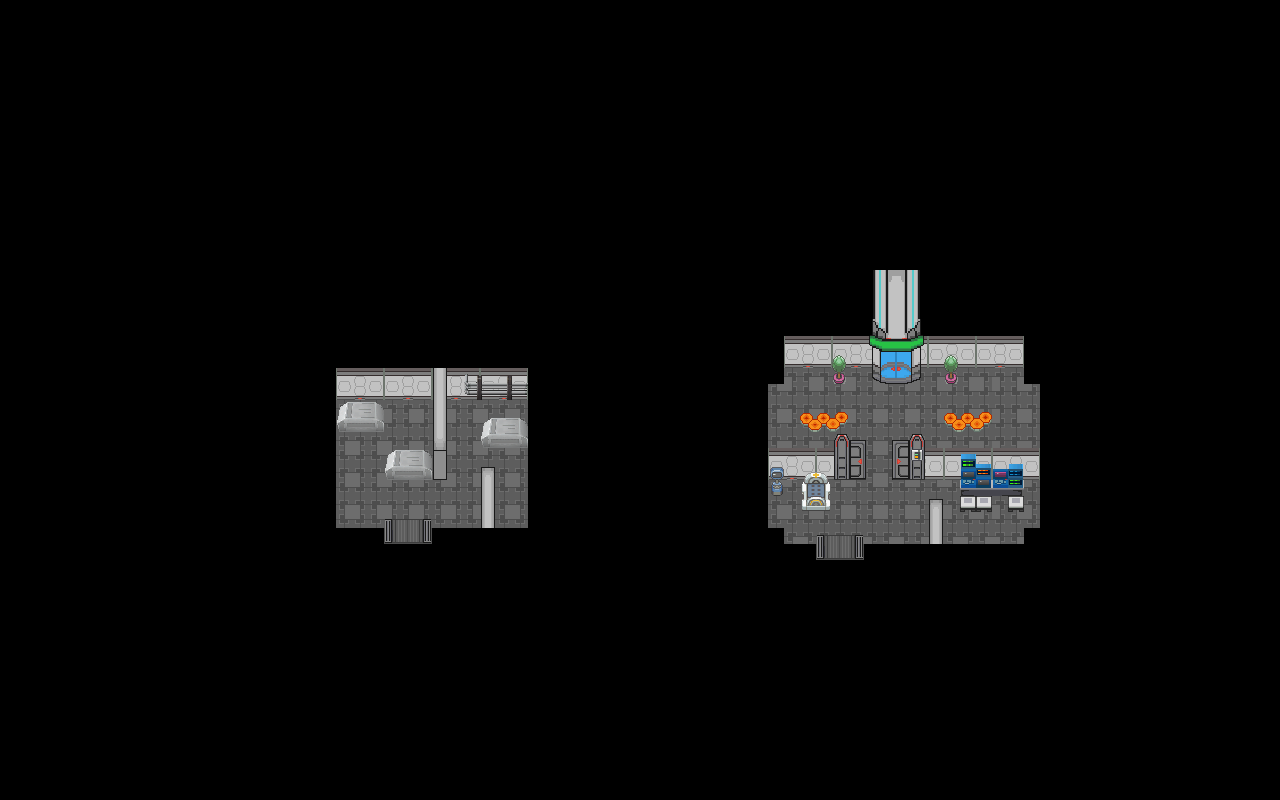

Tiled map render using the project's own tile images. Description and the map definition, with tile-layer contents summarised, below:
An orthogonal 80x50 tile map with 16x16 px tiles, 6 tile layers (Walkable _3, Walkable_2, Walkable_1, Collisions_2, ...), 2 tilesets.

<map version="1.2" tiledversion="1.2.4" orientation="orthogonal" renderorder="right-down" width="80" height="50" tilewidth="16" tileheight="16" infinite="0" nextlayerid="7" nextobjectid="1">
 <properties>
  <property name="dayPokemonChances" value="" />
  <property name="dayPokemonLevels" value="" />
  <property name="fishPokemonChances" value="" />
  <property name="fishPokemonLevels" value="" />
  <property name="isCave" value="false" />
  <property name="nightPokemonChances" value="" />
  <property name="nightPokemonLevels" value="" />
  <property name="pvp" value="enforced" />
  <property name="waterPokemonChances" value="" />
  <property name="waterPokemonLevels" value="" />
  <property name="wildProbability" value="0" />
  <property name="xOffsetModifier" value="0" />
  <property name="yOffsetModifier" value="0" />
 </properties>
 <tileset firstgid="1" source="Shadow Lab Tileset.tsx" />
 <tileset firstgid="904" source="SinnohInteriorSet1.tsx" />
 <layer id="1" name="Walkable _3" width="80" height="50">
  <data>[4000 cells, 285 non-empty, 5 distinct tile ids]</data>
 </layer>
 <layer id="2" name="Walkable_2" width="80" height="50">
  <data>[4000 cells, 21 non-empty, 11 distinct tile ids]</data>
 </layer>
 <layer id="3" name="Walkable_1" width="80" height="50">
  <data>[4000 cells, 0 non-empty, 0 distinct tile ids]</data>
 </layer>
 <layer id="4" name="Collisions_2" width="80" height="50">
  <data>[4000 cells, 165 non-empty, 21 distinct tile ids]</data>
 </layer>
 <layer id="5" name="Collisions_1" width="80" height="50">
  <data>[4000 cells, 66 non-empty, 59 distinct tile ids]</data>
 </layer>
 <layer id="6" name="WalkBehind" width="80" height="50">
  <data>[4000 cells, 40 non-empty, 24 distinct tile ids]</data>
 </layer>
</map>
